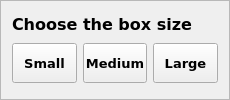
       <widget class="QFrame" name="frame">
        <property name="sizePolicy">
         <sizepolicy hsizetype="Preferred" vsizetype="Minimum">
          <horstretch>0</horstretch>
          <verstretch>0</verstretch>
         </sizepolicy>
        </property>
        <property name="minimumSize">
         <size>
          <width>230</width>
          <height>0</height>
         </size>
        </property>
        <property name="frameShape">
         <enum>QFrame::StyledPanel</enum>
        </property>
        <property name="frameShadow">
         <enum>QFrame::Sunken</enum>
        </property>
        <layout class="QVBoxLayout" name="verticalLayout_4">
         <item>
          <widget class="QLabel" name="current_label_title">
           <property name="sizePolicy">
            <sizepolicy hsizetype="Preferred" vsizetype="Maximum">
             <horstretch>0</horstretch>
             <verstretch>0</verstretch>
            </sizepolicy>
           </property>
           <property name="font">
            <font>
	             <family>DejaVu Sans,Arial</family>
	             <pointsize>12</pointsize>
             <weight>75</weight>
             <bold>true</bold>
            </font>
           </property>
           	           <property name="toolTip">
	            <string></string>
	           </property>
	           <property name="text">
	            <string>Choose the box size</string>
	           </property>
          </widget>
         </item>
         <item>
          <layout class="QGridLayout" name="bbox_parameter_grid" rowminimumheight="0" columnminimumwidth="0,0,0">
           <item row="0" column="0">
	          <widget class="QPushButton" name="button_pick_bbox_small">
	           <property name="sizePolicy">
	            <sizepolicy hsizetype="Ignored" vsizetype="Fixed">
	             <horstretch>0</horstretch>
	             <verstretch>0</verstretch>
	            </sizepolicy>
	           </property>
	           <property name="minimumSize">
	            <size>
	             <width>0</width>
	             <height>40</height>
	            </size>
	           </property>
	           <property name="font">
	            <font>
	             <family>DejaVu Sans,Arial</family>
	             <pointsize>10</pointsize>
	             <weight>75</weight>
	             <bold>true</bold>
	            </font>
	           </property>
	           <property name="toolTip">
	            <string>w작은 박스 생성</string>
	           </property>
	           <property name="text">
	            <string>Small</string>
	           </property>
	           <property name="autoRepeat">
	            <bool>true</bool>
	           </property>
	          </widget>
	       </item>
            <item row="0" column="1">
	          <widget class="QPushButton" name="button_pick_bbox_mid">
	           <property name="sizePolicy">
	            <sizepolicy hsizetype="Ignored" vsizetype="Fixed">
	             <horstretch>0</horstretch>
	             <verstretch>0</verstretch>
	            </sizepolicy>
	           </property>
	           <property name="minimumSize">
	            <size>
	             <width>0</width>
	             <height>40</height>
	            </size>
	           </property>
	           <property name="font">
	            <font>
	             <family>DejaVu Sans,Arial</family>
	             <pointsize>10</pointsize>
	             <weight>75</weight>
	             <bold>true</bold>
	            </font>
	           </property>
	           <property name="toolTip">
	            <string>중간 박스 생성</string>
	           </property>
	           <property name="text">
	            <string>Medium</string>
	           </property>
	           <property name="autoRepeat">
	            <bool>true</bool>
	           </property>
	          </widget>
	       </item>
           <item row="0" column="2">
	          <widget class="QPushButton" name="button_pick_bbox_big">
	           <property name="sizePolicy">
	            <sizepolicy hsizetype="Ignored" vsizetype="Fixed">
	             <horstretch>0</horstretch>
	             <verstretch>0</verstretch>
	            </sizepolicy>
	           </property>
	           <property name="minimumSize">
	            <size>
	             <width>0</width>
	             <height>40</height>
	            </size>
	           </property>
	           <property name="font">
	            <font>
	             <family>DejaVu Sans,Arial</family>
	             <pointsize>10</pointsize>
	             <weight>75</weight>
	             <bold>true</bold>
	            </font>
	           </property>
	           <property name="toolTip">
	            <string>큰 박스 생성</string>
	           </property>
	           <property name="text">
	            <string>Large</string>
	           </property>
	           <property name="autoRepeat">
	            <bool>true</bool>
	           </property>
	          </widget>
	       </item>
          </layout>
         </item>
        </layout>
       </widget>
